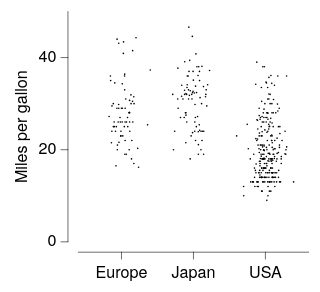

Write the Vega-Lite specification saved for this chart.
### Vega-Lite specification from a JSON file in a GitHub repository (floating-point values rounded to 4 significant figures; data arrays with more than 128 entries replaced by an {"elided": "..."} marker saying what was removed)
{"background": null, "config": {"arc": {"fill": "#DBDBDB", "fillOpacity": 1.0, "innerRadius": 25.0, "padAngle": 0.03, "stroke": "black", "strokeOpacity": 1, "strokeWidth": 0.25}, "area": {"fill": "#DBDBDB", "fillOpacity": 1.0, "stroke": "black", "strokeOpacity": 1, "strokeWidth": 0.25}, "axis": {"domain": true, "domainCap": "round", "domainColor": "black", "domainWidth": 0.25, "grid": false, "gridCap": "round", "gridColor": "#F1F1F1", "gridDash": [0, 0], "gridOpacity": 1.0, "gridWidth": 0.25, "labelColor": "black", "labelFont": "Helvetica Neue", "labelFontSize": 7, "labelFontStyle": "normal", "labelFontWeight": 400, "offset": 4.5, "ticks": true, "tickCap": "round", "tickColor": "black", "tickRound": false, "tickSize": 3, "tickWidth": 0.25, "titleColor": "black", "titleFont": "Helvetica Neue", "titleFontSize": 7, "titleFontStyle": "normal", "titleFontWeight": 400}, "axisX": {"domain": true, "labelAlign": "center", "labelAngle": 0, "labels": true, "ticks": true, "translate": 0}, "axisY": {"domain": true, "labelAlign": "right", "labelAngle": 0, "labels": true, "ticks": true, "translate": 0}, "axisRight": {"domain": true, "labelAlign": "left", "labelAngle": 0, "labels": true, "ticks": true, "translate": 0}, "axisTop": {"domain": true, "labelAlign": "center", "labelAngle": 0, "labels": true, "ticks": true, "translate": 0}, "axisBand": {"tickOffset": 0}, "bar": {"fill": "#DBDBDB", "fillOpacity": 1.0, "stroke": "black", "strokeOpacity": 1, "strokeWidth": 0.25}, "boxplot": {"size": 9.0, "ticks": {"cornerRadius": 0.25, "fill": "black", "size": 4.5, "thickness": 0.25}, "box": {"fillOpacity": 1.0, "stroke": "black", "strokeOpacity": 1, "strokeWidth": 0.25}, "median": {"fill": "black", "fillOpacity": 1.0, "size": 9.0, "thickness": 0.25}, "rule": {"fill": "black", "fillOpacity": 1.0, "size": 10.0, "stroke": "black", "strokeDash": [0, 0], "strokeOpacity": 1, "strokeWidth": 0.25}, "outliers": {"color": "black", "fill": "black", "fillOpacity": 1.0, "size": 0, "stroke": "black", "strokeOpacity": 1, "strokeWidth": 0.25}}, "circle": {"fill": "black", "fillOpacity": 1.0, "size": 0.5, "stroke": null, "strokeOpacity": 1, "strokeWidth": 0.25}, "errorband": {"band": {"fillOpacity": 0.6, "stroke": null, "strokeWidth": 0.25, "strokeOpacity": 1}, "borders": {"opacity": 0, "strokeOpacity": 0.25, "strokeWidth": 1}}, "errorbar": {"opacity": 1, "rule": {"strokeDash": [0, 0], "strokeWidth": 0.25}, "ticks": {"color": "black", "cornerRadius": 0.125, "opacity": 1, "size": 6.0, "thickness": 0.25}, "thickness": 0.25}, "font": "Helvetica Neue", "geoshape": {"fill": "#DBDBDB", "fillOpacity": 1.0, "stroke": "black", "strokeOpacity": 1, "strokeWidth": 0.25}, "header": {"labelColor": "black", "labelFont": "Helvetica Neue", "labelFontSize": 7, "labelFontStyle": "normal", "labelFontWeight": 400, "titleColor": "black", "titleFont": "Helvetica Neue", "titleFontSize": 7, "titleFontStyle": "normal", "titleFontWeight": 400, "titlePadding": 0}, "legend": {"disable": false, "offset": 4.5, "gradientLength": 50.0, "gradientThickness": 5.0, "gradientOpacity": 1.0, "gradientStrokeColor": "black", "gradientStrokeWidth": 0.25, "labelColor": "black", "labelFont": "Helvetica Neue", "labelFontSize": 7, "labelFontStyle": "normal", "labelFontWeight": 400, "strokeColor": "black", "strokeWidth": 0, "symbolSize": 42, "symbolStrokeColor": "black", "symbolStrokeWidth": 0.25, "titleColor": "black", "titleFont": "Helvetica Neue", "titleFontSize": 7, "titleFontStyle": "normal", "titleFontWeight": 400}, "line": {"color": "black", "stroke": "black", "strokeCap": "round", "strokeDash": [0, 0], "strokeOpacity": 1, "strokeWidth": 0.375}, "point": {"filled": true, "fill": "#DBDBDB", "fillOpacity": 1.0, "size": 5.0, "stroke": "black", "strokeOpacity": 1, "strokeWidth": 0.25}, "range": {"category": ["#C6D9F1", "#F1C9CB", "#FEF0B9", "#CEE37A", "#7AA8E0", "#E589A3", "#FDDD5D", "#68B961", "#4177B1", "#C35082", "#E5C227", "#438156"], "diverging": {"scheme": ["#C35082", "#CE6D94", "#D989A7", "#E2A4BA", "#EABFCE", "#F1DBE2", "#F6F6F6", "#D7E0EB", "#B9CBE0", "#9BB6D5", "#7DA1C9", "#5F8CBD", "#4177B1"]}, "heatmap": {"scheme": ["#DFE9F7", "#C6D9F1", "#ADC8EC", "#94B8E6", "#7AA8E0", "#6097DA", "#4D87CA", "#4177B1", "#386898", "#2F597F", "#264A69", "#1D3A58"]}, "ordinal": {"scheme": ["#F1F1F1", "#DBDBDB", "#C6C6C6", "#B2B2B2", "#9D9D9D", "#898989", "#767676", "#636363", "#515151", "#404040", "#2F2F2F", "#1F1F1F"]}, "ramp": {"scheme": ["#DFE9F7", "#C6D9F1", "#ADC8EC", "#94B8E6", "#7AA8E0", "#6097DA", "#4D87CA", "#4177B1", "#386898", "#2F597F", "#264A69", "#1D3A58"]}}, "rule": {"color": "black", "stroke": "black", "strokeCap": "round", "strokeDash": [2, 2], "strokeOpacity": 1, "strokeWidth": 0.25}, "scale": {"bandPaddingInner": 0.1, "bandPaddingOuter": 0.1, "round": false}, "rect": {"fill": "#DBDBDB", "fillOpacity": 1.0, "stroke": "black", "strokeOpacity": 1, "strokeWidth": 0.25}, "square": {"fill": "#DBDBDB", "fillOpacity": 1.0, "size": 10.0, "stroke": "black", "strokeOpacity": 1, "strokeWidth": 0.25}, "text": {"color": "black", "font": "Helvetica Neue", "fontSize": 7, "fontStyle": "normal", "fontWeight": 400}, "title": {"anchor": "middle", "frame": "group", "color": "black", "font": "Helvetica Neue", "fontSize": 7, "fontStyle": "normal", "fontWeight": 400, "subtitleColor": "black", "subtitleFont": "Helvetica Neue", "subtitleFontSize": "Helvetica Neue", "subtitleFontStyle": "normal", "subtitleFontWeight": 400}, "view": {"continuousWidth": 100, "continuousHeight": 100, "discreteWidth": 100, "discreteHeight": 100, "fill": null, "stroke": null, "strokeWidth": 0.25}}, "data": {"name": "data-5a85ede2053d4aec77293cfb476ae07b"}, "mark": {"type": "circle"}, "encoding": {"x": {"field": "Origin", "title": null, "type": "nominal"}, "xOffset": {"field": "jitter_x", "type": "quantitative"}, "y": {"field": "Miles_per_Gallon", "title": "Miles per gallon", "type": "quantitative"}}, "$schema": "https://vega.github.io/schema/vega-lite/v6.4.1.json", "datasets": {"data-5a85ede2053d4aec77293cfb476ae07b": {"elided": "398 records"}}}
